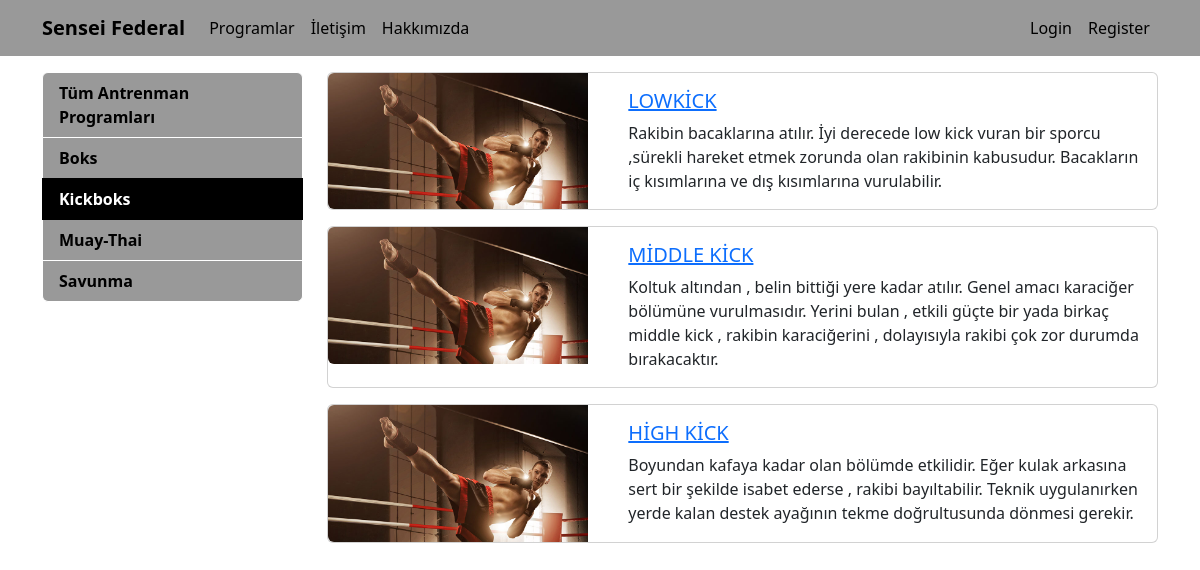
/programlar/kategori/kickboks, run on the app's committed database.
### programlar/models.py (models this page shows, shortened)
class Category(models.Model):
    name = models.CharField(max_length=40)
    slug = models.SlugField(default="", null=False , db_index=True , max_length=50)

class Program(models.Model):
    title = models.CharField(max_length=100)
    description = models.TextField()
    imageUrl = models.CharField(max_length=50, blank=False)
    date = models.DateField()
    isActive = models.BooleanField()
    slug = models.SlugField(default="",blank=True, null=False, unique=True, db_index=True)
    category = models.ForeignKey(Category, default=1, on_delete=models.CASCADE, related_name="kurslar")

### programlar/views.py (the view)
# urls.py: path('kategori/<slug:slug>', views.getProgramlarByCategory, name='programlar_by_category')
def getProgramlarByCategory(request, slug):
    programlar = Program.objects.filter(category__slug=slug, isActive=True)
    kategoriler = Category.objects.all()
    return render(request, 'programlar/index.html', {
        'categories': kategoriler,
        'programlar': programlar,
        'seciliKategori': slug
    })

### programlar/templates/programlar/index.html (shortened to what this page needs)
{% extends 'layout.html' %}
{% load static %}
{% block content %}
<div class="container mt-3">
    <div class="row">
       <div class="col-3">
        {% include 'programlar/partials/_categories.html' %}
       </div>
       <div class="col-9">
            {% for program in programlar %}
               {% include "programlar/partials/_program.html" %}
            {% endfor %}
       </div>
    </div>
</div>
{% endblock content %}

### programlar/templates/programlar/partials/_categories.html (shortened to what this page needs)
<div class="list-group">
  <a href="/programlar" class="list-group-item list-group-item-action">Tüm Antrenman Programları</a>
  {% for category in categories %}
       <a href="{% url 'programlar_by_category' category.slug %}"
          class="list-group-item list-group-item-action {% if seciliKategori == category.slug %}active{% endif %}">
          {{ category.name|title }}
       </a>
  {% endfor %}
</div>

### programlar/templates/programlar/partials/_program.html
{% load static %}
<div class="card mb-3">
    <div class="row">
        <div class="col-4">
            <img class="img-fluid rounded-start" src="{% static "programlar/img/"|add:program.imageUrl %}" alt="{{course.title}}">
        </div>
        <div class="col-8">
            <div class="card-body">
                <h5 class="card-title">
                    <a href="{% url "program_details" program.slug %}">
                        {{program.title}}
                     </a>
                </h5>
                <p class="card-text">{{program.description}}</p>
            </div>
        </div>
    </div>
</div>

### templates/layout.html (style rules this page uses)
body { background-color: white; color: black; }
.list-group-item { background-color: #999; color: black; border-color: white; font-weight: bold; }

### programlar/templates/programlar/partials/_categories.html (style rules this page uses)
.list-group-item.active { background-color: #000000; color: white; border-color: #000000; }

### data on the page
Category: name "Boks"
Category: name "Kickboks"
Category: name "Muay-Thai"
Category: name "Savunma"
Program: imageUrl (picture), title "LOWKİCK", description "Rakibin bacaklarına atılır. İyi derecede low kick vuran bir sporcu ,sürekli hareket etmek zorunda olan rakibinin kabusudur. Bacakların iç kısımlarına ve dış kısımlarına vurulabilir."
Program: imageUrl (picture), title "MİDDLE KİCK", description "Koltuk altından , belin bittiği yere kadar atılır. Genel amacı karaciğer bölümüne vurulmasıdır. Yerini bulan , etkili güçte bir yada birkaç middle kick , rakibin karaciğerini , dolayısıyla rakibi çok zor durumda bırakacaktır."
Program: imageUrl (picture), title "HİGH KİCK", description "Boyundan kafaya kadar olan bölümde etkilidir. Eğer kulak arkasına sert bir şekilde isabet ederse , rakibi bayıltabilir. Teknik uygulanırken yerde kalan destek ayağının tekme doğrultusunda dönmesi gerekir."
